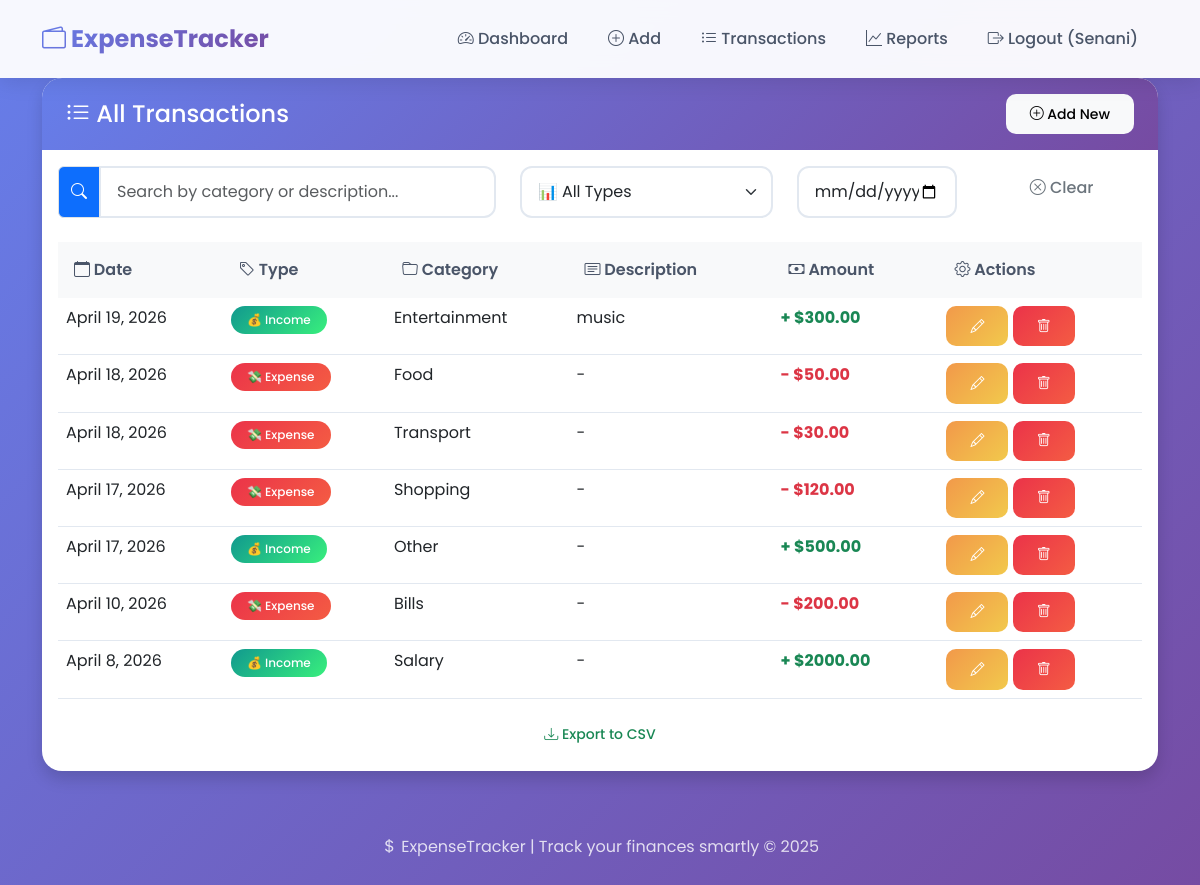
Before: /transactions/list/ (signed in) with the older database file.
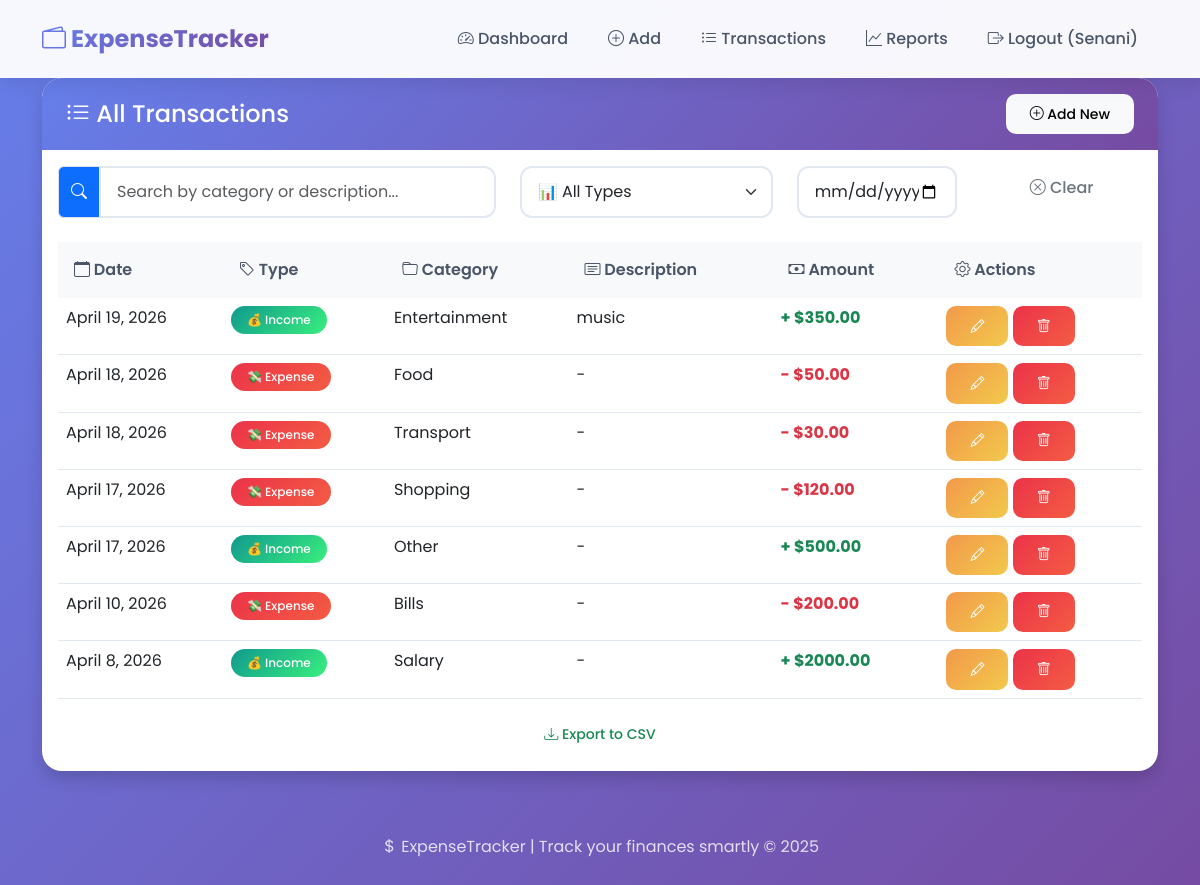
After: the same page with the newer database file.
### transactions/models.py (models this page shows, shortened)
class Transaction(models.Model):
    TYPE_CHOICES = [
        ('income', 'Income'),
        ('expense', 'Expense'),
    ]
    user = models.ForeignKey(User, on_delete=models.CASCADE)
    type = models.CharField(max_length=10, choices=TYPE_CHOICES)
    amount = models.DecimalField(max_digits=10, decimal_places=2)
    category = models.ForeignKey(Category, on_delete=models.SET_NULL, null=True)
    description = models.TextField(blank=True)
    date = models.DateField()

class Category(models.Model):
    name = models.CharField(max_length=100)
    def __str__(self):
        return self.name

### transactions/views.py (the view)
# urls.py: path('list/', views.transaction_list, name='transaction_list'),
@login_required
def transaction_list(request):
    transactions = Transaction.objects.filter(user=request.user).order_by('-date')
    return render(request, 'transactions/list.html', {'transactions': transactions})

### transactions/templates/transactions/list.html (shortened to what this page needs)
{% extends 'base.html' %}
{% block content %}
<div class="card shadow">
    <div class="card-header bg-primary text-white d-flex justify-content-between align-items-center">
        <h4 class="mb-0"><i class="bi bi-list-ul"></i> All Transactions</h4>
        <a href="{% url 'add_transaction' %}" class="btn btn-light btn-sm">
            <i class="bi bi-plus-circle"></i> Add New
        </a>
    </div>
    <div class="card-body">
        <div class="row mb-4">
            <div class="col-md-5">
                <div class="input-group">
                    <span class="input-group-text bg-primary text-white">
                        <i class="bi bi-search"></i>
                    </span>
                    <input type="text" id="searchInput" class="form-control" placeholder="Search by category or description...">
                </div>
            </div>
            <div class="col-md-3">
                <select id="typeFilter" class="form-select">
                    <option value="all">📊 All Types</option>
                </select>
            </div>
            <div class="col-md-2">
                <input type="date" id="dateFilter" class="form-control" placeholder="Filter by date">
            </div>
            <div class="col-md-2">
                <button id="clearFilters" class="btn btn-outline-secondary w-100">
                    <i class="bi bi-x-circle"></i> Clear
                </button>
            </div>
        </div>
        <div class="table-responsive">
            <table class="table table-hover" id="transactionsTable">
                <thead class="table-dark">
                    <tr>
                        <th><i class="bi bi-calendar"></i> Date</th>
                        <th><i class="bi bi-tag"></i> Type</th>
                        <th><i class="bi bi-folder"></i> Category</th>
                        <th><i class="bi bi-card-text"></i> Description</th>
                        <th><i class="bi bi-cash"></i> Amount</th>
                        <th><i class="bi bi-gear"></i> Actions</th>
                    </tr>
                </thead>
                <tbody>
                    {% for t in transactions %}
                    <tr data-type="{{ t.type }}" data-category="{{ t.category|lower }}" data-description="{{ t.description|lower }}" data-date="{{ t.date|date:'Y-m-d' }}">
                        <td>{{ t.date }}</td>
                        <td>
                            {% if t.type == 'income' %}
                                <span class="badge bg-success">💰 Income</span>
                            {% else %}
                                <span class="badge bg-danger">💸 Expense</span>
                            {% endif %}
                        </td>
                        <td>{{ t.category }}</td>
                        <td>{{ t.description|default:"-" }}</td>
                        <td class="{% if t.type == 'income' %}text-success{% else %}text-danger{% endif %} fw-bold">
                            {% if t.type == 'income' %}+{% else %}-{% endif %} ${{ t.amount }}
                        </td>
                        <td>
                            <a href="{% url 'edit_transaction' t.pk %}" class="btn btn-warning btn-sm" title="Edit">
                                <i class="bi bi-pencil"></i>
                            </a>
                            <a href="{% url 'delete_transaction' t.pk %}" class="btn btn-danger btn-sm" title="Delete">
                                <i class="bi bi-trash"></i>
                            </a>
                        </td>
                    </tr>
                    {% endfor %}
                </tbody>
            </table>
        </div>
        <div class="text-center mt-3">
            <button id="exportBtn" class="btn btn-outline-success btn-sm">
                <i class="bi bi-download"></i> Export to CSV
            </button>
        </div>
    </div>
</div>
{% endblock %}

Changed rows visible on the page:
changed Transaction "April 19, 2026": amount "300.00" → "350.00"
